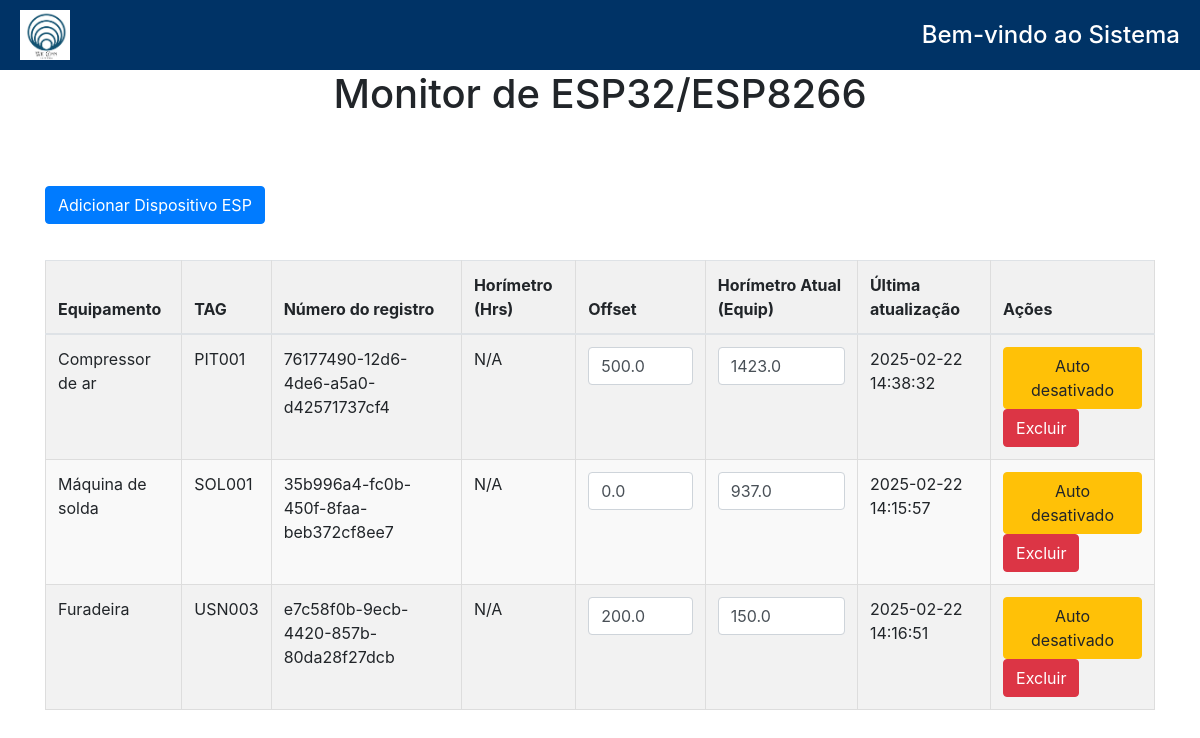
The app's page /device_list (signed in), older data.
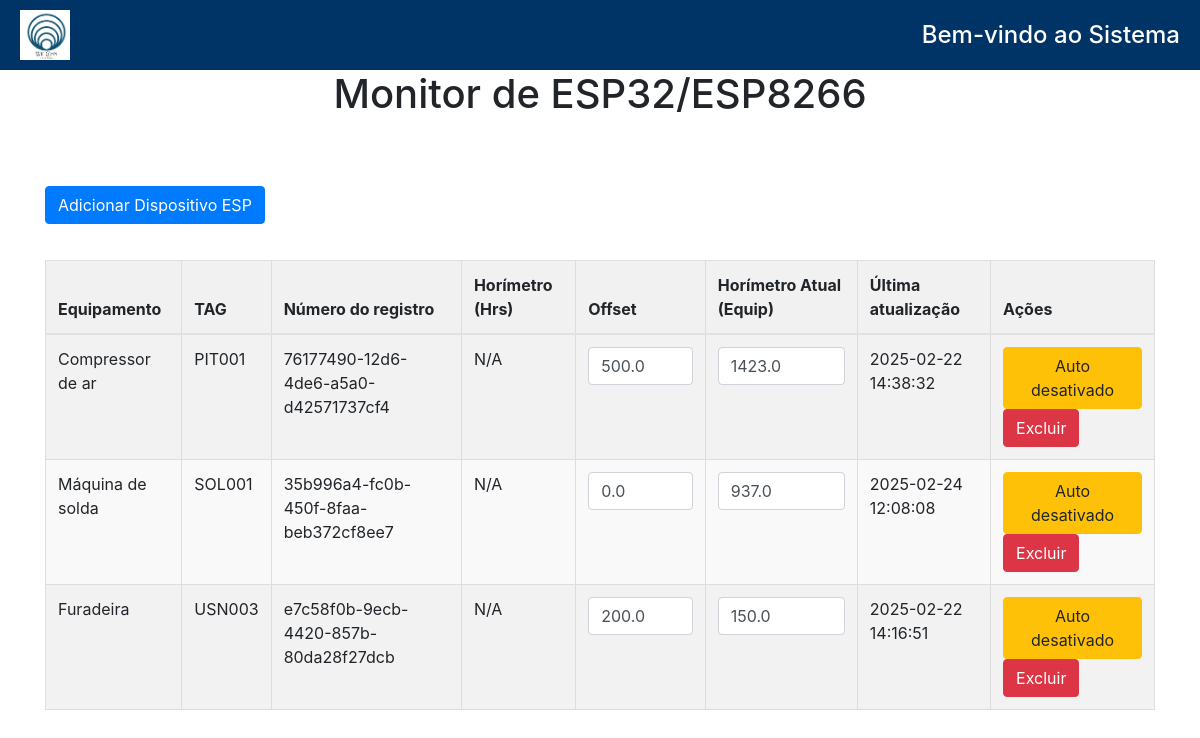
The same page, newer data.
### monitorESP/models.py (models this page shows, shortened)
class ESP32Device(models.Model):
    registration_number = models.UUIDField(default=uuid.uuid4, unique=True)
    equipamento = models.ForeignKey(
        'CadEquip.Equipamento',
        on_delete=models.CASCADE,
        related_name='esp_devices',
        null=True,
        blank=True
    )
    horimetro = models.FloatField(null=True, blank=True)
    horimetro_offset = models.FloatField(default=0)
    atualizacao_automatica = models.BooleanField(default=False)
    last_update = models.DateTimeField(auto_now=True)

### CadEquip/models.py (models this page shows, shortened)
class Equipamento(models.Model):
    CLASSIFICACAO = [
        ('a', 'A'),
        ('b', 'B'),
        ('c', 'C'),
    ]
    nome = models.CharField(max_length=200)
    tag = models.CharField(max_length=200, unique=True)
    patrimonio = models.CharField(
        max_length=200,
        unique=True,
        blank=True,  # Allow blank values
        null=True   # Allow null values
    )
    modelo = models.CharField(max_length=200)
    fabricante = models.CharField(max_length=200)
    numero_serie = models.CharField(max_length=200, unique=False, blank=True, null=True)
    ano_fabricacao = models.CharField(max_length=200, blank=True, null=True)
    data_criacao = models.DateTimeField(auto_now_add=True)
    setor = models.ForeignKey('gestaoOS.Setor', on_delete=models.CASCADE, related_name='equipamentos')
    local = models.CharField(max_length=150, blank=True, null=True)
    foto = models.ImageField(upload_to='fotos_equipamentos/%Y/%m/%d/', null=True, blank=True)
    fornecedor = models.ForeignKey(
        'CadFornecedor.Fornecedor',  # Relaciona ao modelo Fornecedor do app CadFornecedor
        on_delete=models.SET_NULL,
        related_name='equipamentos',
        null=True,
        blank=True
    )
    manual_operacao = models.FileField(upload_to='manuais/', null=True, blank=True)
    garantia_termino = models.DateField(null=True, blank=True)
    classe = models.CharField(max_length=1, blank=True, null=True)
    ssma = models.CharField(
        max_length=1,
        choices=CLASSIFICACAO,
        default='c',
    )
    qualidade = models.CharField(
        max_length=1,
        choices=CLASSIFICACAO,
        default='c',
    )
    operacao = models.CharField(
        max_length=1,
        choices=CLASSIFICACAO,
        default='c',
    )
    entrega = models.CharField(
        max_length=1,
        choices=CLASSIFICACAO,
        default='c',
    )
    mtbf = models.CharField(
        max_length=1,
        choices=CLASSIFICACAO,
        default='c',
    )
    mttr = models.CharField(
        max_length=1,
        choices=CLASSIFICACAO,
        default='c',
    )
    horimetro_atual = models.FloatField(default=0, help_text="Horas totais de operação do equipamento")
    ultima_atualizacao = models.DateTimeField(null=True, blank=True)
    class Meta:
        verbose_name = 'Equipamento'
        verbose_name_plural = 'Equipamentos'

### monitorESP/views.py (the view, shortened to what this page needs)
# urls.py: path('device_list', views.device_list, name='device_list'),
@login_required
def device_list(request):
    devices = ESP32Device.objects.all().select_related('equipamento')
    equipamentos = Equipamento.objects.exclude(id__in=ESP32Device.objects.values_list('equipamento_id', flat=True))
    return render(request, 'device_list.html', {
        'devices': devices,
        'equipamentos': equipamentos
    })

### monitorESP/templates/device_list.html (shortened to what this page needs)
{% extends 'base.html' %}
{% load static %}
{% block content %}
<head>
    <link href="https://stackpath.bootstrapcdn.com/bootstrap/4.5.2/css/bootstrap.min.css" rel="stylesheet">
</head>
<body>
    <h1 style="text-align: center;">Monitor de ESP32/ESP8266</h1>
    <div class="container mt-5">
        <button type="button" class="btn btn-primary mb-3" data-toggle="modal" data-target="#equipmentModal">
            Adicionar Dispositivo ESP
        </button>
        <table class="table table-striped">
            <thead>
                <tr>
                    <th>Equipamento</th>
                    <th>TAG</th>
                    <th>Número do registro</th>
                    <th>Horímetro (Hrs)</th>
                    <th>Offset</th>
                    <th>Horímetro Atual (Equip)</th>
                    <th>Última atualização</th>
                    <th>Ações</th>
                </tr>
            </thead>
            <tbody>
                {% for device in devices %}
                <tr>
                    <td>{{ device.equipamento.nome }}</td>
                    <td>{{ device.equipamento.tag }}</td>
                    <td>{{ device.registration_number }}</td>
                    <td>{{ device.horimetro|floatformat:1|default:"N/A" }}</td>
                    <td>
                        <div class="offset-container">
                            <input type="number" class="offset-input form-control" value="{{ device.horimetro_offset }}"
                                   data-device-id="{{ device.id }}" step="0.1">
                        </div>
                    </td>
                    <td>
                        <input type="number" class="horimetro-atual-input form-control"
                               value="{{ device.equipamento.horimetro_atual|floatformat:1 }}"
                               data-device-id="{{ device.id }}"
                               {% if device.atualizacao_automatica %}disabled{% endif %}>
                    </td>
                    <td>{{ device.last_update|date:"Y-m-d H:i:s" }}</td>
                    <td>
                        <button class="btn toggle-auto {% if device.atualizacao_automatica %}btn-success{% else %}btn-warning{% endif %}"
                                data-device-id="{{ device.id }}">
                            {% if device.atualizacao_automatica %}Auto ativado{% else %}Auto desativado{% endif %}
                        </button>
                        <a href="{% url 'delete_device' device.id %}" class="btn btn-danger delete-btn"
                           onclick="return confirm('Tem certeza que deseja excluir este dispositivo?');">Excluir</a>
                    </td>
                </tr>
                {% endfor %}
            </tbody>
        </table>
    </div>
</body>
{% endblock %}

Row changes from the older to the newer data that the page shows:
changed ESP32Device "35b996a4-fc0b-450f-8faa-beb372cf8ee7": last_update "2025-02-22 14:15:57" → "2025-02-24 12:08:08"
